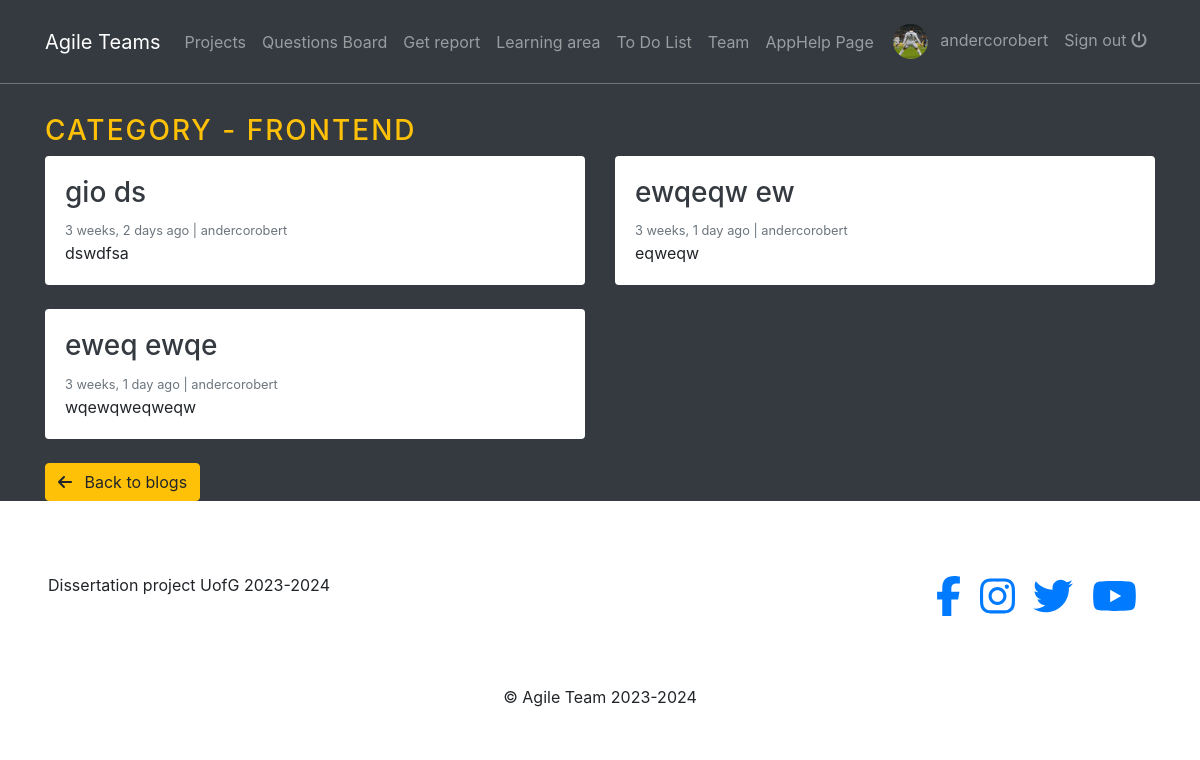
The app's page /category/2/ (signed in), older data.
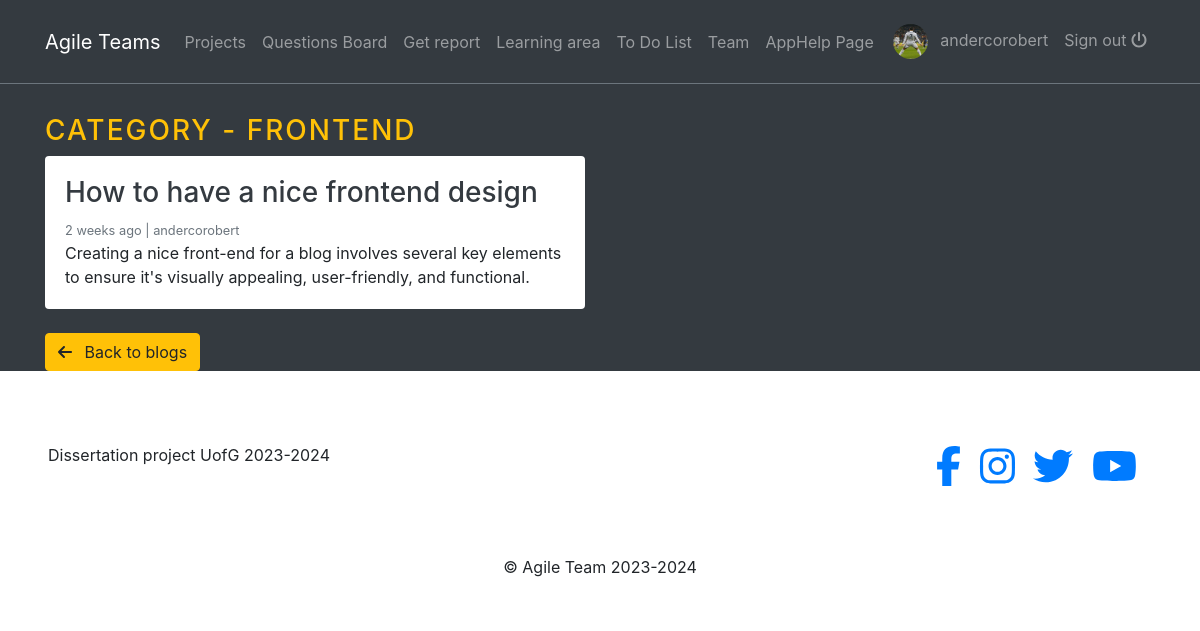
The same page, newer data.
### blogs/models.py (models this page shows, shortened)
class Blog(models.Model):
    title = models.CharField(max_length=200)
    slug = models.SlugField(max_length=250, unique=True, blank=True)
    category = models.ForeignKey(Category, on_delete=models.CASCADE)
    author = models.ForeignKey(User, on_delete=models.CASCADE)
    short_description =models.TextField(max_length=500)
    blog_body = models.TextField(max_length=5000)
    status = models.CharField(max_length=20, choices= STATUS_CHOICES, default='Draft')
    created_at = models.DateTimeField(auto_now_add=True)
    updated_at = models.DateTimeField(auto_now=True)

### blogs/views.py (the view)
# urls.py: path('category/<int:category_id>/', BlogsView.posts_by_category, name='posts_by_category'),
def posts_by_category(request, category_id):
    posts = Blog.objects.filter(status='Published', category=category_id)
    category = get_object_or_404(Category, pk=category_id)
    context = {
        'posts': posts,
        'category': category,
    }
    return render(request, 'posts_by_category.html', context)

### blogs/context_processors.py (called while the page is built)
def get_categories(request):
    categories = Category.objects.all()
    return dict(categories=categories)

### blogs/models.py (called while the page is built)
    def __str__(self):
        return self.category_name

### profiles/context_processors.py (called while the page is built)
def profile_pic(request):
    if request.user.is_authenticated:
        user = request.user
        try:
            profile_obj = Profile.objects.get(user=user)
            pic = profile_obj.profile_picture
        except Profile.DoesNotExist:
            pic = None
        return {'picture':pic}
    return {}

def get_profile(request):
    if request.user.is_authenticated:
        user = request.user
        try:
            profile_obj = Profile.objects.get(user=user)
        except Profile.DoesNotExist:
            pic = None
        return {'profile':profile_obj}
    return {}

### templates/posts_by_category.html (shortened to what this page needs)
{% extends 'base.html' %}
{% block content %}
    <div class="container" style="margin-top: 70px;">
        <h3 class="text-uppercase text-warning" style="letter-spacing: 2px;">Category - {{ category }}</h3>
        <div class="row mb-4">
            {% if posts %}
                {% for blog_post in posts %}
                    <div class="col-md-6 mb-4">
                        <div class="card border-0">
                            <div class="card-body">
                                <h3><a href="{% url 'blogs' blog_post.slug %}" class="text-dark">{{ blog_post.title }}</a></h3>
                                <small class="mb-1 text-muted">{{ blog_post.created_at | timesince }} ago | {{ blog_post.author }}</small>
                                <p class="card-text">{{ blog_post.short_description | truncatewords:25 }}</p>
                            </div>
                        </div>
                    </div>
                {% endfor %}
                <div class="col-12">
                    <a href="{% url 'home' %}">
                        <button class="btn btn-warning">
                            <i class="fas fa-arrow-left mr-2"></i> Back to blogs
                        </button>
                    </a>
                </div>
            {% endif %}
        </div>
    </div>
{% endblock %}

Row changes from the older to the newer data that the page shows:
removed Blog: title "gio ds", created_at "3 weeks, 2 days", author "andercorobert", short_description "dswdfsa"
removed Blog: title "ewqeqw ew", created_at "3 weeks, 1 day", author "andercorobert", short_description "eqweqw"
removed Blog: title "eweq ewqe", created_at "3 weeks, 1 day", author "andercorobert", short_description "wqewqweqweqw"
added Blog: title "How to have a nice frontend design", created_at "2 weeks", author "andercorobert", short_description "Creating a nice front-end for a blog involves several key elements to ensure it's visually appealing, user-friendly, and functional."
